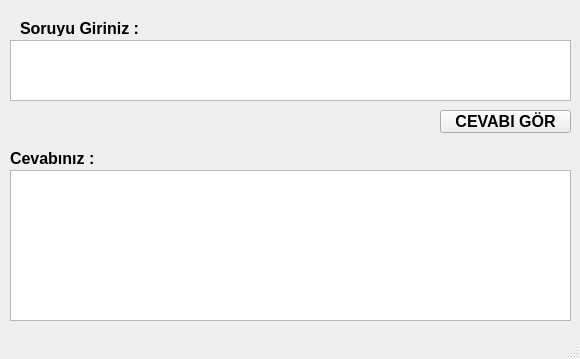
<?xml version="1.0" encoding="UTF-8"?>
<ui version="4.0">
 <class>MainWindow</class>
 <widget class="QMainWindow" name="MainWindow">
  <property name="geometry">
   <rect>
    <x>0</x>
    <y>0</y>
    <width>580</width>
    <height>359</height>
   </rect>
  </property>
  <property name="windowTitle">
   <string>COVID-19 BİLGİ ASİSTANI</string>
  </property>
  <property name="windowIcon">
   <iconset>
    <normaloff>../../../../../../../covid_icon.png</normaloff>../../../../../../../covid_icon.png</iconset>
  </property>
  <widget class="QWidget" name="centralwidget">
   <widget class="QLabel" name="label">
    <property name="geometry">
     <rect>
      <x>20</x>
      <y>20</y>
      <width>131</width>
      <height>16</height>
     </rect>
    </property>
    <property name="font">
     <font>
      <pointsize>12</pointsize>
      <weight>75</weight>
      <bold>true</bold>
     </font>
    </property>
    <property name="text">
     <string>Soruyu Giriniz :</string>
    </property>
   </widget>
   <widget class="QTextEdit" name="textEdit">
    <property name="geometry">
     <rect>
      <x>10</x>
      <y>40</y>
      <width>561</width>
      <height>61</height>
     </rect>
    </property>
    <property name="font">
     <font>
      <pointsize>12</pointsize>
     </font>
    </property>
   </widget>
   <widget class="QPushButton" name="pushButton">
    <property name="geometry">
     <rect>
      <x>440</x>
      <y>110</y>
      <width>131</width>
      <height>23</height>
     </rect>
    </property>
    <property name="font">
     <font>
      <pointsize>12</pointsize>
      <weight>75</weight>
      <bold>true</bold>
     </font>
    </property>
    <property name="cursor">
     <cursorShape>PointingHandCursor</cursorShape>
    </property>
    <property name="text">
     <string>CEVABI GÖR</string>
    </property>
   </widget>
   <widget class="QTextBrowser" name="textBrowser">
    <property name="geometry">
     <rect>
      <x>10</x>
      <y>170</y>
      <width>561</width>
      <height>151</height>
     </rect>
    </property>
    <property name="documentTitle">
     <string/>
    </property>
   </widget>
   <widget class="QLabel" name="label_2">
    <property name="geometry">
     <rect>
      <x>10</x>
      <y>150</y>
      <width>91</width>
      <height>16</height>
     </rect>
    </property>
    <property name="font">
     <font>
      <pointsize>12</pointsize>
      <weight>75</weight>
      <bold>true</bold>
     </font>
    </property>
    <property name="text">
     <string>Cevabınız :</string>
    </property>
   </widget>
  </widget>
  <widget class="QMenuBar" name="menubar">
   <property name="geometry">
    <rect>
     <x>0</x>
     <y>0</y>
     <width>580</width>
     <height>21</height>
    </rect>
   </property>
  </widget>
  <widget class="QStatusBar" name="statusbar"/>
 </widget>
 <resources/>
 <connections/>
</ui>
